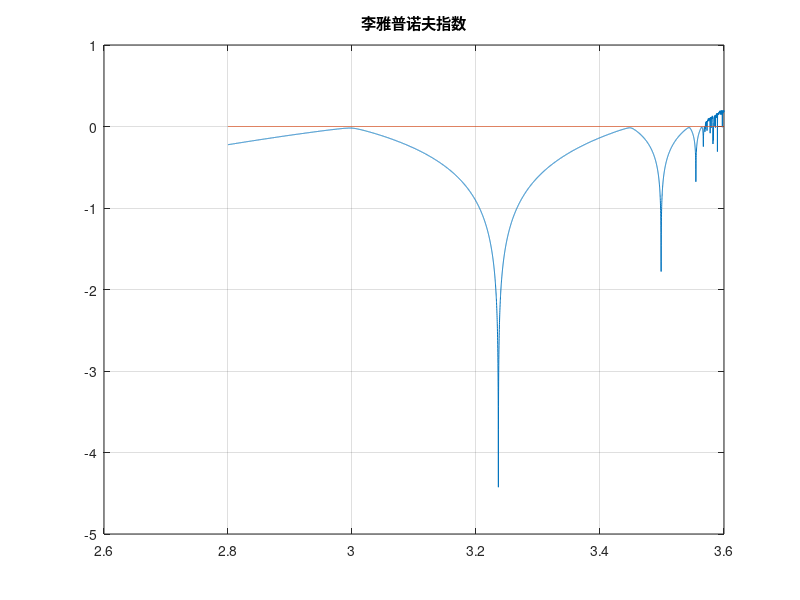

This chart was generated by the following MATLAB code:
x=0.5;
u=2.8:0.0001:3.6;
l=length(u);
y=0;
N=300;
for j=1:N
	x=u.*(x-x.^2);
	df=log(abs(u-2*u.*x));
	y=y+df;
end
z=zeros(1,l);
plot(u,y/N);
hold on
plot(u,z);
grid on;
title('李雅普诺夫指数')
